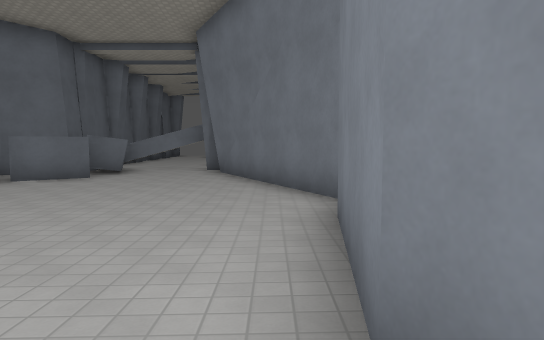
[1] (above)

16 first-person views from a walk through a 3-D level made in the Godot game engine. The camera is 1.5 m above the floor, tilts 4° down and sees 70° across. The floor is counted in squares, 2 m on a side. Each view is taken from the middle of a square. On the plan, view 1 faces up. The plan holds only what a view shows up to about 12 squares ahead; the rest is blank. The place goes on beyond the plan. Surface patterns are stand-ins for the level's own textures.

[2]
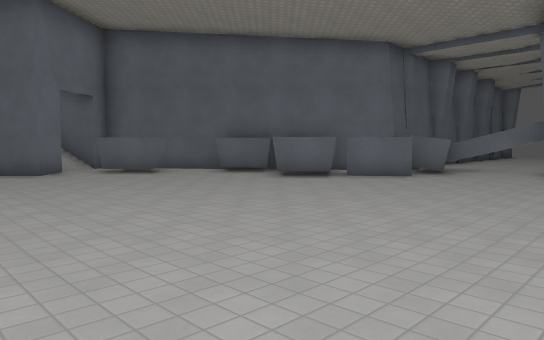

[3]
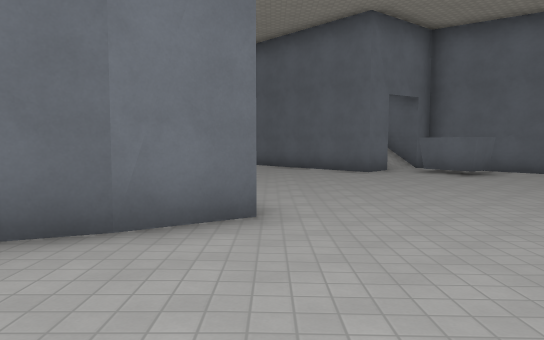

[4]
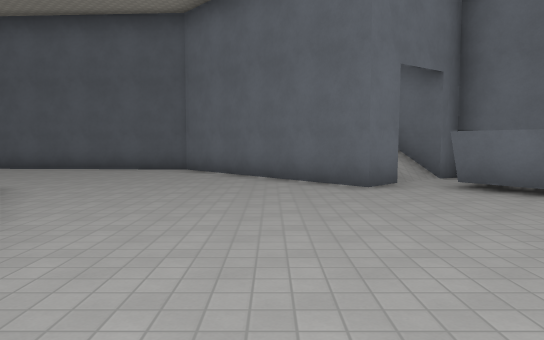

[5]
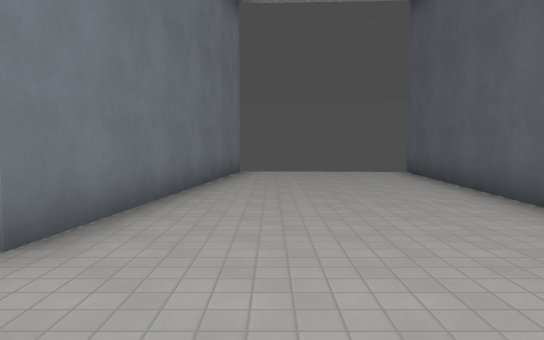

[6]
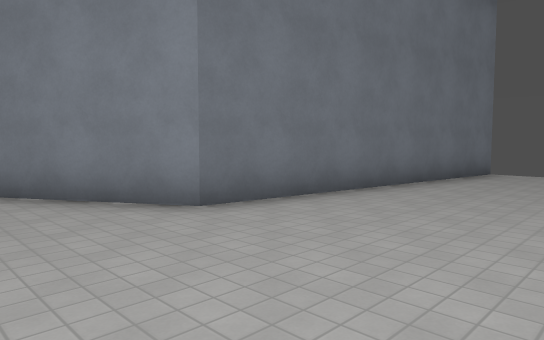

[7]
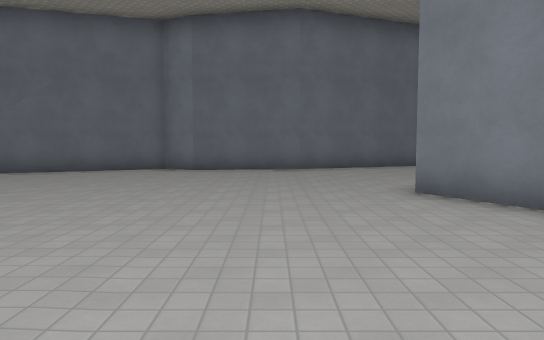

[8]
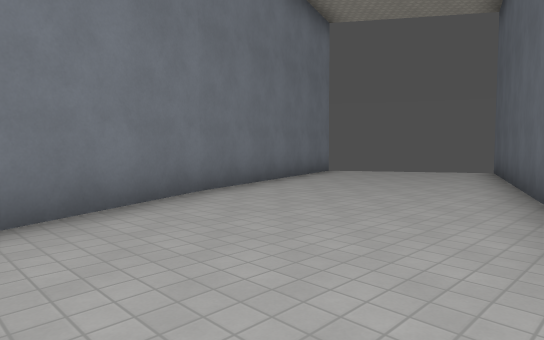

[9]
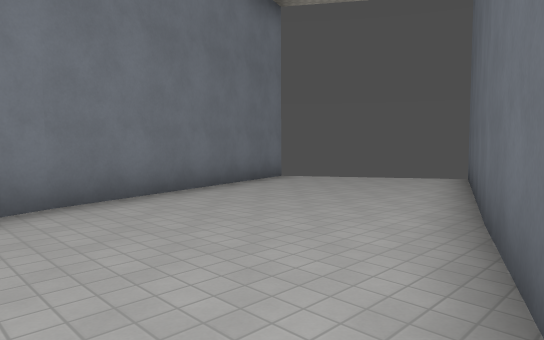

[10]
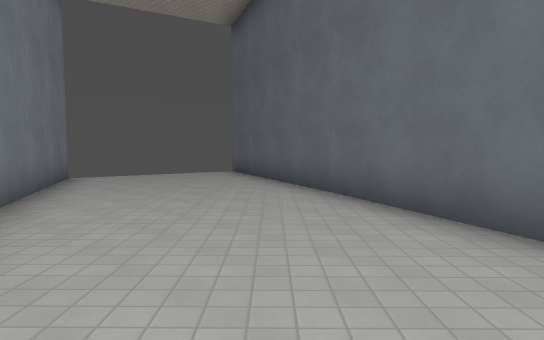

[11]
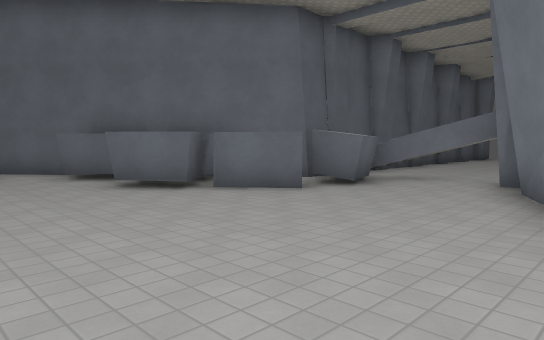

[12]
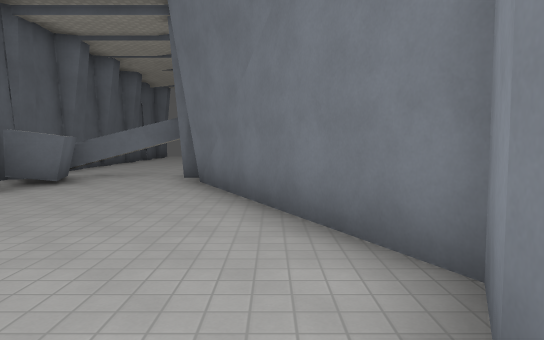

[13]
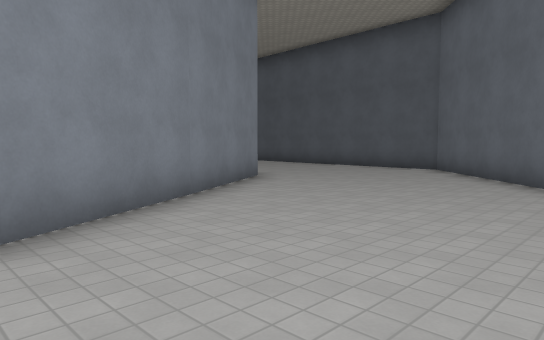

[14]
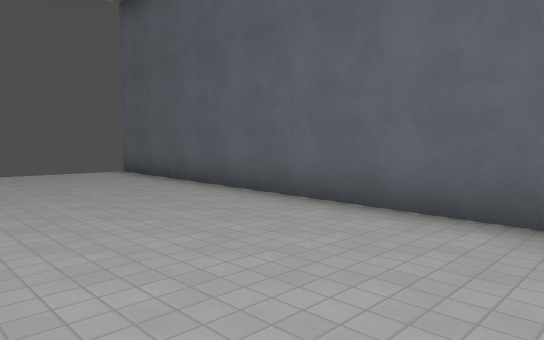

[15]
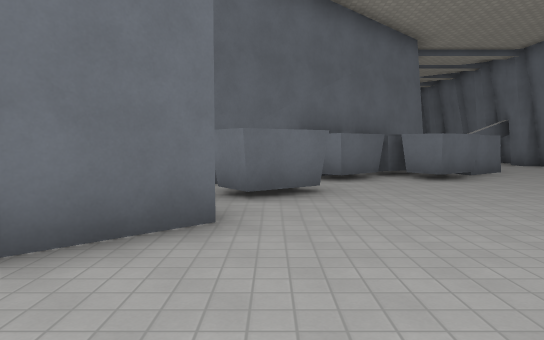

[16]
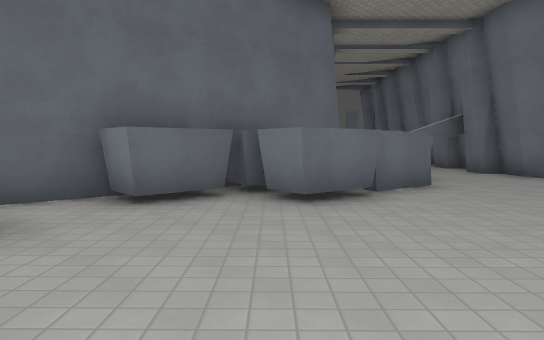

### Floor plan
Points are (right, up) in squares from view 1. A wall is a line through its corners. A room is listed if a view was taken in it or the views show most of it. See-through windows are left out.
Room 1 (views 1, 2, 3, 4, 5, 6, 7, 8, 9, 10, 11, 12, 13, 14, 15, 16)
walls: (-3.3, -1.3) (0.4, -10.7); (-11.1, 3.3) (-10.5, 2.6) (-14.9, -1.4) (-15.5, -11); (-9.7, 5.6) (-9.2, 4.8) (-10.3, 4); (-7.6, 7.5) (-8.7, 6.5) (-9.4, 7.4) (-11.2, 5.9); (-6.1, 8.3) (-5.5, 7.5) (-6.6, 6.7) (-7.2, 7.5); (-4.2, 8.9) (-5.5, 7.9); (-0.9, 9.5) (-1.5, 10.5) (-1.5, 11.4) (-2, 11.4); (-11.2, -11.3) (-10.1, -3.5) (-4.2, -0.2) (-3.2, -1.4); (3.9, -7.9) (0.4, 1.2) (0.7, 4.2) (1.2, 5.1) (-1.3, 10.4); (-2.3, 12.4) (-4.3, 11.5) (-3.8, 10) (-4.7, 9.6)

Positions as (right, up) in squares from view 1, and headings:
1: (0, 0), facing up
2: (0, 0), facing up-left
3: (0, 0), facing left
4: (-4, 1), facing left
5: (-12, -1), facing down
6: (-14, -1), facing down-right
7: (-10, 2), facing right
8: (-3, 1), facing down-right
9: (-3, -1), facing down-right
10: (-1, 1), facing down
11: (0, 4), facing up-left
12: (0, 3), facing up
13: (-4, 3), facing down-left
14: (-11, -1), facing down-left
15: (-10, -1), facing up
16: (-7, 2), facing up
